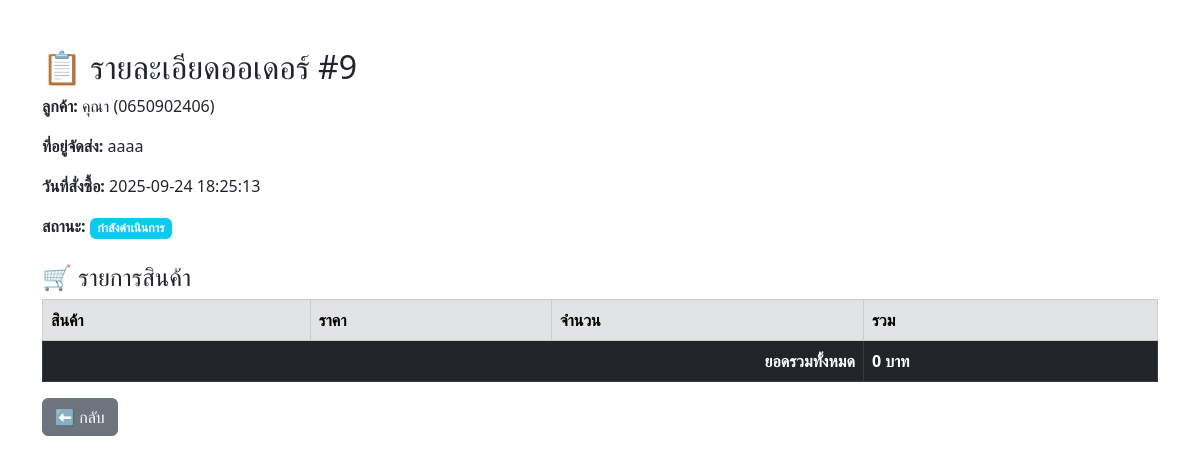
The page /backend/order_detail.php?order_id=9 (signed in) on the database its author committed.
### tables this page shows
CREATE TABLE `orders` (
  `id` int(11) NOT NULL,
  `customer_id` int(11) NOT NULL,
  `order_date` datetime NOT NULL,
  `status` varchar(50) NOT NULL
);

CREATE TABLE `customers` (
  `id` int(11) NOT NULL,
  `name` varchar(150) NOT NULL,
  `email` varchar(100) NOT NULL,
  `password` varchar(255) NOT NULL,
  `phone` varchar(20) DEFAULT NULL,
  `address` text DEFAULT NULL,
  `created_at` timestamp NOT NULL DEFAULT current_timestamp()
);

### backend/order_detail.php (the view, shortened to what this page needs)
<?php
include 'connectdb.php';
$order_id = intval($_GET['order_id']);
$sql_order = "SELECT orders.id, orders.order_date, orders.status, customers.name, customers.phone, customers.address
              FROM orders
              INNER JOIN customers ON orders.customer_id = customers.id
              WHERE orders.id = $order_id";
$order = $conn->query($sql_order)->fetch_assoc();
?>
<!DOCTYPE html>
<html lang="th">
<head>
  <link href="https://cdn.jsdelivr.net/npm/bootstrap@5.3.0/dist/css/bootstrap.min.css" rel="stylesheet">
</head>
<body class="container py-5">
<h2>📋 รายละเอียดออเดอร์ #<?= $order['id'] ?></h2>
<p><b>ลูกค้า:</b> <?= htmlspecialchars($order['name']) ?> (<?= $order['phone'] ?>)</p>
<p><b>ที่อยู่จัดส่ง:</b> <?= htmlspecialchars($order['address']) ?></p>
<p><b>วันที่สั่งซื้อ:</b> <?= $order['order_date'] ?></p>
<p><b>สถานะ:</b> <span class="badge bg-info"><?= $order['status'] ?></span></p>
<h4 class="mt-4">🛒 รายการสินค้า</h4>
<table class="table table-bordered">
  <thead class="table-secondary">
    <tr>
      <th>สินค้า</th>
      <th>ราคา</th>
      <th>จำนวน</th>
      <th>รวม</th>
    </tr>
  </thead>
  <tbody>
    <?php
    $total = 0;
    ?>
    <tr class="table-dark">
      <td colspan="3" class="text-end"><b>ยอดรวมทั้งหมด</b></td>
      <td><b><?= $total ?> บาท</b></td>
    </tr>
  </tbody>
</table>
<a href="manage_orders.php" class="btn btn-secondary">⬅ กลับ</a>
</body>
</html>

### rows shown on the page
orders: id "9", customer.name "คุณา", customer.phone "0650902406", customer.address "aaaa", order_date "2025-09-24 18:25:13", status "กำลังดำเนินการ"

### other values the page prints
$total "0"
